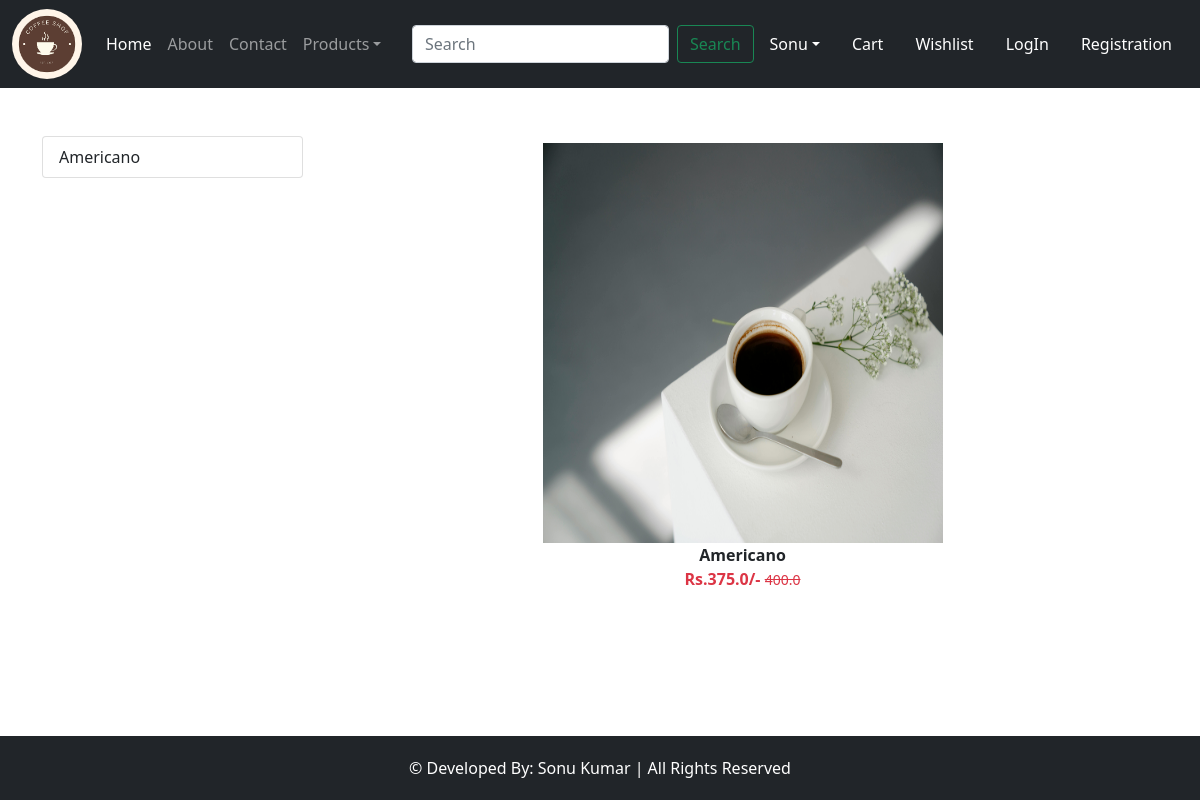
Page /category/AM on the committed database.
### sonu1/models.py (models this page shows, shortened)
class Product(models.Model):
    title = models.CharField(max_length=100)
    selling_price = models.FloatField()
    discounted_price = models.FloatField()
    discription = models.TextField()
    composition = models.TextField(default='')
    prodapp = models.TextField(default='')
    category = models.CharField(choices= CATAGORY_CHOICES,max_length=2)
    product_image = models.ImageField(upload_to='product')

### sonu1/views.py (the view)
# urls.py: path("category/<slug:val>",views.CategoryView.as_view(),name="category"),
class CategoryView(View):
    def get(self,request,val):
        product = Product.objects.filter(category=val)
        title = Product.objects.filter(category=val).values('title')
        return render(request,"sonu1/category.html",locals())

### sonu1/templates/sonu1/category.html (shortened to what this page needs)
{% extends 'sonu1/index.html' %}
{% load static %}
{% block main %}
  <div class="container my-5">
    <div class="row">
      <div class="col-sm-3">
        <div class="list-group">
          {% for val in title %}
            <a href="{% url 'category-title' val.title %}" class="list-group-item list-group-item-action"
            aria-current="true">{{ val.title }}</a>
          {% endfor %}
        </div>
      </div>
      <div class="col-sm-9">
        <div class="row">
          {% for prod in product %}
            <div class="col text-center mb-4">
              <a href="{% url 'product-details' prod.id %}" class="btn">
                <div>
                  <img src="{{prod.product_image.url}}" width="400px" height="400px" />
                  <div class="fw-bold">{{ prod.title }}</div>
                  <div class="fw-bold text-danger">
                    Rs.{{ prod.discounted_price }}/-
                    <small class="fw-light text-decoration-line-through">
                    {{ prod.selling_price }}</small>
                  </div>
                </div>
              </a>
            </div>
          {% endfor %}
        </div>
      </div>
    </div>
  </div>
{% endblock %}

### rows in the picture
Product: product_image (picture), title "Americano", discounted_price "375.0", selling_price "400.0"

### other values in the picture
{{ val.title }} "Americano"
